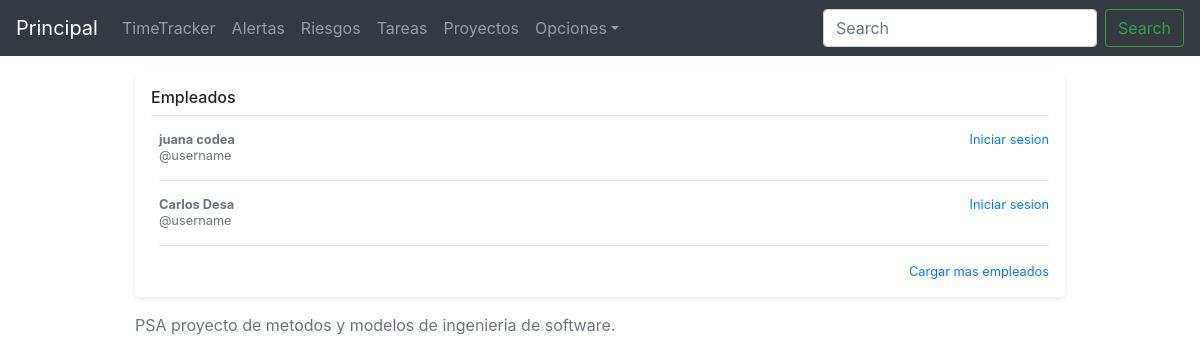
The app's page /timeTracker/, older data.
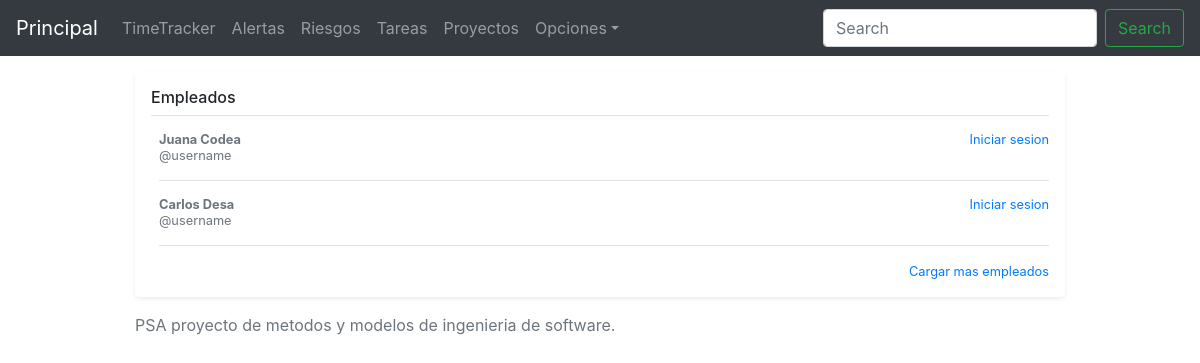
The same page, newer data.
### timeTracker/models.py (models this page shows, shortened)
class Desarrollador(models.Model):
	nombre = models.CharField(max_length=200)
	apellido= models.CharField(max_length=200)
	edad = models.IntegerField(validators=[MinValueValidator(0)])

### timeTracker/views.py (the view)
def index(request):
    desarrolladores = Desarrollador.objects.all()
    context = {'desarrolladores' : desarrolladores}
    return render(request, 'timeTracker/index.html', context)

### timeTracker/templates/timeTracker/index.html (shortened to what this page needs)
{% extends "base.html" %}
{% block content %}
	<div class="my-3 p-3 bg-white rounded shadow-sm">
        <h6 class="border-bottom border-gray pb-2 mb-0">Empleados</h6>
	{% if desarrolladores %}
    	{% for desarrollador in desarrolladores %}
    		<div class="media text-muted pt-3">
          	<div class="media-body pb-3 mb-0 small lh-125 border-bottom border-gray">
            	<div class="d-flex justify-content-between align-items-center w-100">
              		<strong class="text-gray-dark">
              			<span>{{ desarrollador.nombre }}</span>
              			<span>{{ desarrollador.apellido }}</span>
              		</strong>
              		<a href="{% url 'timeTracker:detail' desarrollador.id %}">Iniciar sesion</a>
            	</div>
            	<span class="d-block">@username</span>
          	</div>
        	</div>
    	{% endfor %}
	{% else %}
    	<p>No hay Empleados.</p>
	{% endif %}
        <small class="d-block text-right mt-3">
          	<a href="#">Cargar mas empleados</a>
        </small>
     </div>
{% endblock %}

Row changes from the older to the newer data that the page shows:
changed Desarrollador: nombre "juana" → "Juana"; apellido "codea" → "Codea"
